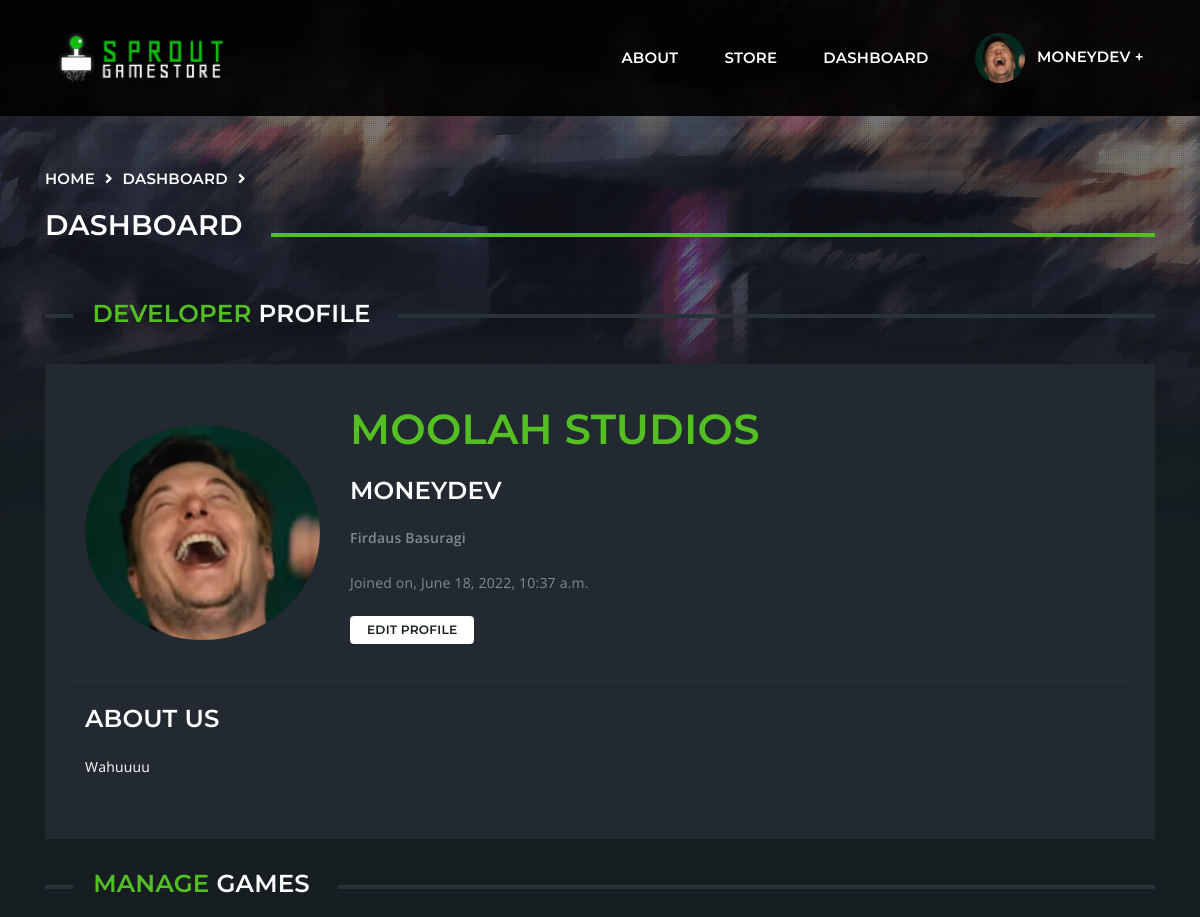
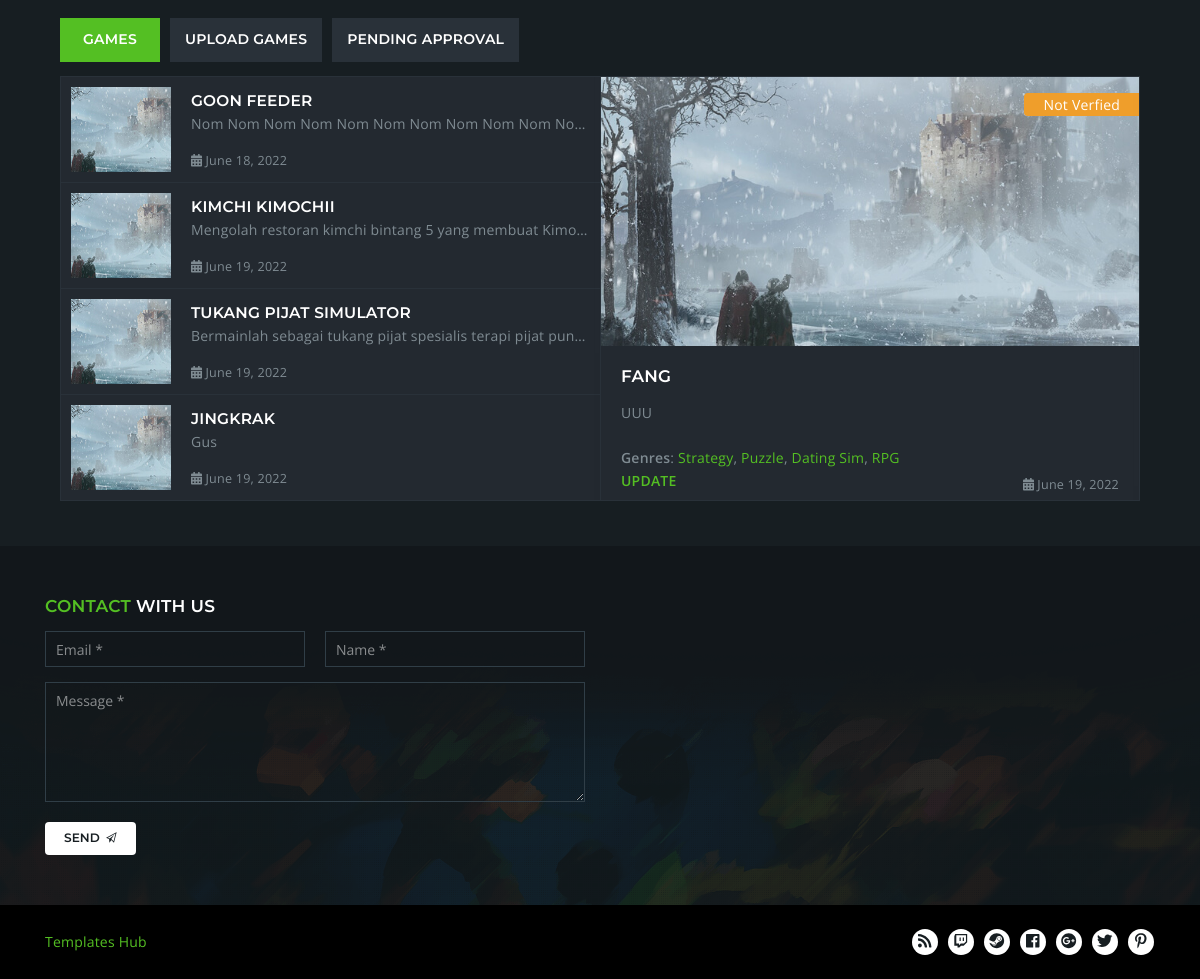
The app's page /dashboard/ (signed in) with its own data (2 pictures, top to bottom).
### base/models.py (models this page shows, shortened)
class Profile(models.Model):
    full_name = models.CharField(max_length=200, blank=True)
    profile_pic = models.ImageField(null=True, default='default-avatar.jpg')
    description = models.TextField(null=True, blank=True)
    user = models.OneToOneField(User, on_delete=models.CASCADE, blank=True)
    birth_date = models.DateField(null=True)

class Developer(models.Model):
    developer_name = models.CharField(max_length=200)
    user = models.OneToOneField(User, on_delete=models.CASCADE, blank=True)

class Game(models.Model):
    name = models.CharField(max_length=200)
    description = models.TextField(null=True)
    genres = models.ManyToManyField(Genre, related_name='genres', blank=True)
    devUser = models.ForeignKey(User, on_delete=models.CASCADE, blank=True, null=True)
    publisher = models.CharField(max_length=200)
    price = models.FloatField(null=True)
    verified = models.BooleanField(default=False)
    updated = models.DateTimeField(auto_now=True)
    created = models.DateTimeField(auto_now_add=True)

class Genre(models.Model):
    name = models.CharField(max_length=200)
    def __str__(self):
        return self.name

### base/decorators.py (the view)
        def wrapper_func(request, *args, **kwargs):
            group = None
            if request.user.groups.exists():
                group = request.user.groups.all()
            if any(x.name in allowed_roles for x in group):
                return view_func(request, *args, **kwargs)
            else:
                return redirect('store')

### base/addsFunctions.py (called while the page is built)
def pageHeader(request, page):
    user = request.user
    userGroups = [x.name for x in user.groups.all()] if user.groups != None else None
    crumbs = (request.path).split('/')[1:-1]
    extraContext = {'curUser': user,
                    'userGroups': userGroups,
                    'crumbs': crumbs,
                    'page': page}
    return extraContext

### base/views.py (called while the page is built, shortened)
@login_required(login_url='/login')
@allowed_users(['developer'])
def devDashboard(request):
    extraContext = pageHeader(request, 'dashboard')
    user = extraContext['curUser']
    profile = Profile.objects.get(user=user)
    games = Game.objects.filter (devUser=user)
    form = GameForm()
    genres = Genre.objects.all()
    context = { 'form': form,
                'profile': profile,
                'games': games,
                'genres': genres} | extraContext
    return render(request=request, template_name='base/dashboard-dev.html', context=context)

### base/templates/base/dashboard-dev.html (shortened to what this page needs)
{% extends 'main.html' %}
{% load static %}
{% block content %}
<main class="nk-main">
  <div class="nk-gap-2"></div>
  {% include 'base/breadcrumbs_component.html' %}
  <div class="container">
    <div class="nk-gap-2"></div>
    <h3 class="nk-decorated-h-2"><span><span class="text-main-1">Developer</span> Profile</span></h3>
    <div class="nk-gap"></div>
    <div class="row vertical-gap">
      <div class="col-lg-12">
        <div class="nk-box-2 bg-dark-2">
          <div class="row nk-blog-post-border-bottom">
            <div class="col-lg-3 d-flex justify-content-center align-items-center col-md-3 my-4">
              <img src="{{ profile.profile_pic.url }}" alt="Profile" class="rounded-circle w-100">
            </div>
            <div class="col-lg-9 col-md-9">
              <h1 class="text-main-1">{{profile.user.developer.developer_name}}</h1>
              <h3>{{profile.user.username}}</h3>
							<p><strong>{{profile.full_name}}</strong></p>
              <p>Joined on, {{profile.user.date_joined}}</p>
              {% if curUser == profile.user %}
              <a href="{% url 'profile-edit' %}" class="nk-btn nk-btn-sm nk-btn-rounded nk-btn-color-white">Edit Profile</a>
              {% endif %}
            </div>
          </div>
          <div>
            <h3>About Us</h3>
            <p class="text-white">{{profile.description}}</p>
          </div>
        </div>
      </div>
    </div>
    <div class="nk-gap-2"></div>
    <h3 class="nk-decorated-h-2"><span><span class="text-main-1">Manage</span> Games</span></h3>
    <div class="nk-gap"></div>
    <div class="container">
      <div class="nk-tabs">
        <ul class="nav nav-tabs" role="tablist">
          <li class="nav-item">
            <a class="nav-link active" href="#tabs-1-1" role="tab" data-toggle="tab">Games</a>
          </li>
          <li class="nav-item">
            <a class="nav-link" href="#tabs-1-2" role="tab" data-toggle="tab">Upload Games</a>
          </li>
          <li class="nav-item">
            <a class="nav-link" href="#tabs-1-3" role="tab" data-toggle="tab">Pending Approval</a>
          </li>
        </ul>
        <div class="tab-content">
          <div role="tabpanel" class="tab-pane fade show active" id="tabs-1-1">
            <div class="nk-gap"></div>
            <div class="nk-news-box">
              <div class="nk-news-box-list">
								<div class="nano has-scrollbar">
									<div class="nano-content">
										{% for game in games %}
										<div class="nk-news-box-item nk-news-box-item-active">
											<div class="nk-news-box-item-img">
												<img src="{% static 'assets/images/post-1-sm.jpg' %}" alt="Smell magic in the air. Or maybe barbecue">
											</div>
											<h3 class="nk-news-box-item-title"><a href="{% url 'store-product' game.id %}" class="text-white">{{game.name}}</a></h3>
											<span class="nk-news-box-item-categories">
											{% if game.verified %}
											<span class="bg-main-1">Verified</span>
											{% else %}
											<span class="bg-main-6">Not Verfied</span>
											{% endif %}
											</span>
											<div class="nk-news-box-item-text">
												<div>
													<p>{{game.description}}</p>
													<strong>Genres</strong>: <a href="#">{{game.genres.first}}</a>{% for genre in game.genres.all|slice:"1:" %}, <a href="#">{{genre.name}}</a>{% endfor %}
												</div>
											</div>
											<div class="nk-news-box-item-date"><span class="fa fa-calendar"></span> {{game.created|date:"F d, Y"}}</div>
										</div>
										{% endfor %}
									</div>
								</div>
              </div>
              <div class="nk-news-box-each-info">
                <div class="nano">
                  <div class="nano-content">
                    <div class="nk-news-box-item-image">
                      <img src="{% static 'assets/images/post-1.jpg' %}" alt="">
                      <span class="nk-news-box-item-categories">
                      </span>
                    </div>
                    <h3 class="nk-news-box-item-title">Smell magic in the air. Or maybe barbecue</h3>
                    <div class="nk-news-box-item-text">
                    </div>
                    <a href="blog-article.html" class="nk-news-box-item-more">Update</a>
                    <div class="nk-news-box-item-date">
                    </div>
                  </div>
                </div>
              </div>
            </div>
            <div class="nk-gap"></div>
          </div>
        </div>
      </div>
    </div>
  </div>
</main>
{% endblock content %}

### templates/navbar.html (shortened to what this page needs)
{% load static %}
<header class="nk-header nk-header-opaque">
  <nav class="nk-navbar nk-navbar-top nk-navbar-sticky nk-navbar-autohide">
    <div class="container">
      <div class="nk-nav-table">
        <a href="{% url 'store' %}" class="nk-nav-logo">
        <img src="{% static 'assets/images/logo-1.png' %}" alt="Sprout Gamestore" width="199">
        </a>
        <ul class="nk-nav nk-nav-right d-none d-lg-table-cell" data-nav-mobile="#nk-nav-mobile">
          <li>
            <a href="{% url 'about' %}">
            About
            </a>
          </li>
          <li>
            <a href="{% url 'store' %}">
            Store
            </a>
          </li>
          {% if curUser.is_authenticated %}
            {% if 'customer' in userGroups %}
            <li>
              <a href="{% url 'mygames' %}">
              My Games
              </a>
            </li>
            <li>
              <a href="{% url 'cart' %}">
              Cart({{curUser.customer.cart.count}})
              </a>
            </li>
            <li class="nk-drop-item">
              <a href="{% url 'profile' curUser.id %}">
              <img src="{{ curUser.profile.profile_pic.url }}" alt="Profile" class="kuzza">
              {{curUser.username}}
              </a>
              <ul class="dropdown">
                <li>
                  <a href="{% url 'profile' curUser.id %}">
                  Profile
                  </a>
                </li>
                <li>
                  <a href="{% url 'wishlist' %}">
                  Wishlist({{curUser.customer.wishList.count}})
                  </a>
                </li>
                <li>
                  <a href="{% url 'logout' %}">
                  Logout
                  </a>
                </li>
              </ul>
            </li>
            {% elif 'developer' in userGroups %}
            <li>
              <a href="{% url 'dashboard-dev' %}">
              Dashboard
              </a>
            </li>
            <li class="nk-drop-item">
              <a href="{% url 'profile' curUser.id %}">
              <img src="{{ curUser.profile.profile_pic.url }}" alt="Profile" class="kuzza">
              {{curUser.username}}
              </a>
            </li>
            {% endif %}
          {% else %}
          <li>
            <a href="{% url 'login' %}">
            Login
            </a>
          </li>
          {% endif %}
        </ul>
        <ul class="nk-nav nk-nav-right nk-nav-icons">
        </ul>
      </div>
    </div>
  </nav>
</header>

### static/assets/css/mysheet.css (style rules this page uses)
.kuzza { width: 50px; height: 50px; margin-right: 8px; position: relative; overflow: hidden; border-radius: 50% ; }

### records on screen
Profile: profile_pic (picture), user.developer.developer_name "MOOLAH STUDIOS", user.username "MONEYDEV", full_name "Firdaus Basuragi", user.date_joined "June 18, 2022, 10:37 a.m.", description "Wahuuuu"
Game: name "GOON FEEDER", description "Nom Nom Nom Nom Nom Nom Nom Nom Nom Nom No…", created "June 18, 2022"
Game: name "KIMCHI KIMOCHII", description "Mengolah restoran kimchi bintang 5 yang membuat Kimo…", created "June 19, 2022"
Game: name "TUKANG PIJAT SIMULATOR", description "Bermainlah sebagai tukang pijat spesialis terapi pijat pun…", created "June 19, 2022"
Game: name "JINGKRAK", description "Gus", created "June 19, 2022"
Game: name "FANG", verified "Not Verfied", description "UUU", genres.first "Strategy", created "June 19, 2022"
Genre: name "Puzzle"
Genre: name "Dating Sim"
Genre: name "RPG"

### other values on screen
{{ curUser.username }} "MONEYDEV"
{{ crumb }} "DASHBOARD"
{{ page }} "DASHBOARD"
